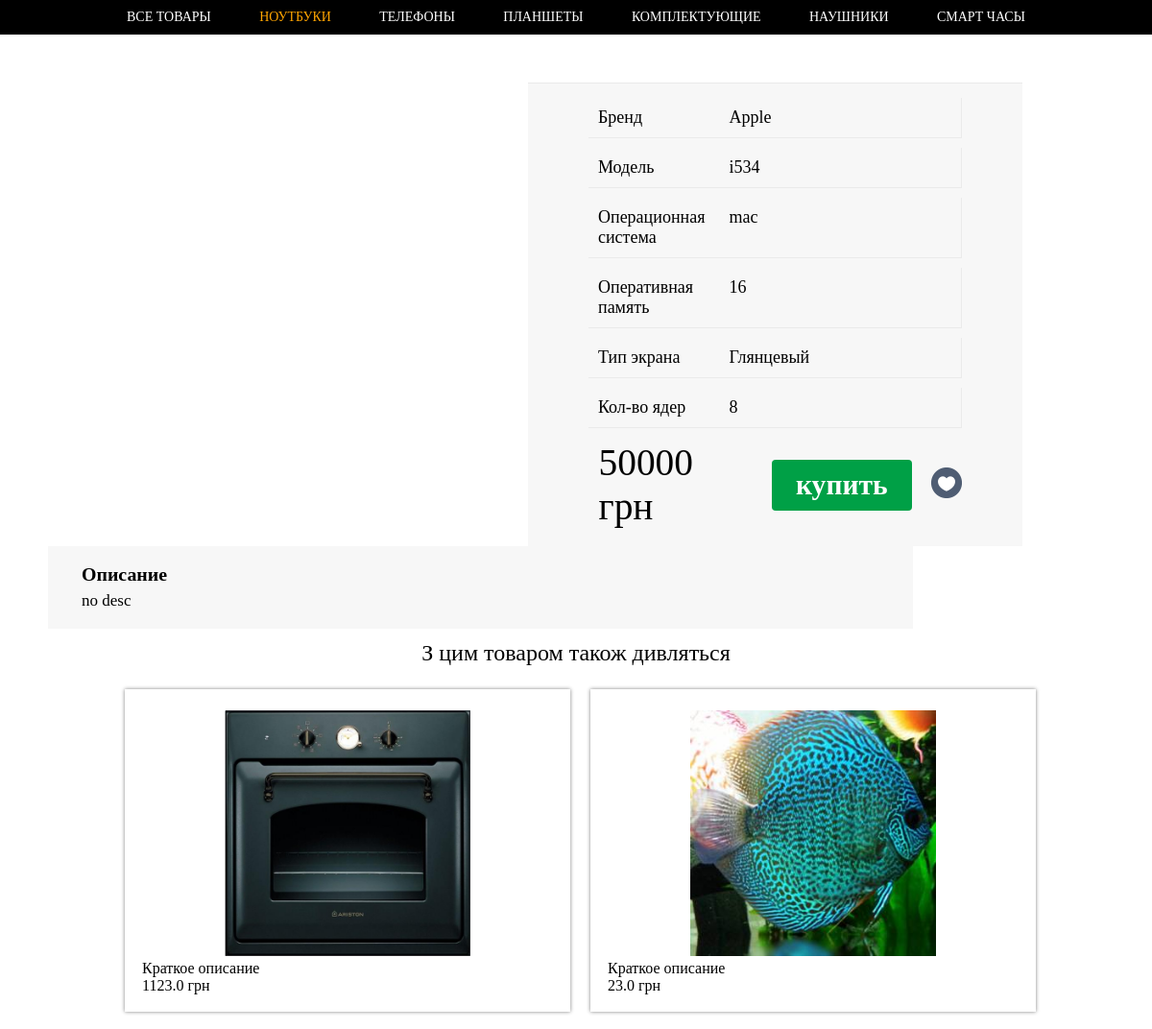
/laptop-info/13/, run on the app's committed database.
### category/models.py (models this page shows, shortened)
class Laptop(models.Model):
    category = models.ForeignKey(Category , on_delete=models.CASCADE , default=1)
    model =  models.CharField(max_length=255 , verbose_name='Модель ноутбука' , default='i534')
    brand =  models.CharField(max_length=255 , verbose_name='Бренд ' , default='Apple')
    diagonal =  models.CharField(max_length=255 , verbose_name='Диагональ ' , default='12')
    oper_system =  models.CharField(max_length=255 , verbose_name='Операционная система' , choices=OPERATION_SYSTEM)
    oper_memory = models.IntegerField(verbose_name='ОЗУ' , default=16)
    type_monitor = models.CharField(max_length=255 , verbose_name='Тип экрана' , choices=TYPE_MONITOR)
    count_core = models.IntegerField(verbose_name='Количество ядер' , default=8)
    price = models.IntegerField(verbose_name='Цена' , default='50000')
    image = models.ImageField(upload_to='images/', blank=True, null=True ,  verbose_name='Картинка')
    desc = models.TextField(max_length=500, verbose_name='Описание ', default='no desc' )

class SourceDetail(models.Model):
    category  = models.ForeignKey(Category , on_delete=models.CASCADE , verbose_name="Комлектующие в категории")
    title = models.CharField(max_length=255 , verbose_name='Назва', default='')
    short_desc = models.CharField(max_length=255 , verbose_name='Краткое описание' , default='Краткое описание')
    image  = models.ImageField(upload_to='images/')
    price = models.FloatField()
    content  = RichTextUploadingField(default='')
    def __str__(self):
        return '{} {}'.format(self.title , self.short_desc)

### category/views.py (the view)
# urls.py: path('laptop-info/<int:pk>/', views.LaptopDetailView.as_view(), name='laptop-detail'),
class LaptopDetailView(DetailView):
    queryset = Laptop.objects.all()
    template_name = 'category/laptop_detail.html'
    def get_context_data(self, **kwargs):
        context = super(LaptopDetailView, self).get_context_data(**kwargs)
        source_detail = SourceDetail.objects.filter(category=Category.objects.get(name='laptops'))
        print(source_detail)
        context['category_name'] = 'laptops'
        context['all_categories'] = all_categories
        context['source_detail'] = source_detail
        return context
    def get_object(self, queryset=None):
        obj = super().get_object()
        obj.save()
        return obj

### category/models.py (called while the page is built)
    def __str__(self):
        return self.name

### eshop/templates/category/laptop_detail.html (shortened to what this page needs)
{% extends 'category/index.html' %}
{% block content %}
{% include 'category/item_product.html' with object=object %}
<p class="view-more">З цим товаром також дивляться</p>
<div class="owl-carousel">
    {% for detail in source_detail %}
    <div class="detail-wrap">
        <a href="{% url 'source_detail_item' id=detail.id %}"></a>
        <div class="image">
            <img src="{{ detail.image.url }}" alt="">
        </div>
        <div class="desc-item">{{ detail.short_desc }}</div>
        <div class="price-item">{{ detail.price }} грн</div>
    </div>
   {% endfor %}
</div>
{% endblock %}

### eshop/templates/category/item_product.html (shortened to what this page needs)
{% load static %}
{% if object %}
    <div class="object-item" style="  margin-left: -70px;">
        <div class="desc-item-wrap">
            <div class="desc-item">
                <div class="info-item">
                    <p class="left">Бренд</p>
                    <p class="right">{{ object.brand }}</p>
                </div>
                <div class="info-item">
                    <p class="left" >Модель</p>
                    <p class="right">{{ object.model }}</p>
                </div>
                 <div class="info-item">
                    <p class="left" >Операционная система</p>
                    <p class="right">{{ object.oper_system }}</p>
                </div>
                 <div class="info-item">
                    <p class="left" >Оперативная память</p>
                    <p class="right">{{ object.oper_memory }}</p>
                </div>
                 <div class="info-item">
                    <p class="left" >Тип экрана</p>
                    <p class="right">{{ object.get_type_monitor_display }}</p>
                </div>
                 <div class="info-item">
                    <p class="left" >Кол-во ядер</p>
                    <p class="right">{{ object.count_core }}</p>
                </div>
                 <div class="btns">
                     <p class="price">{{ object.price }} грн</p>
                  <a data-id="{{ object.id }}" data-category = '{{ object.category }}' class="js-add-backet to_backet" href="{% url 'backet:add-to-backet' object.id object.category %}">купить</a>
                    <a href="">
                        <img class="heart-icon" src="{% static 'image/heart.png' %}" alt="">
                    </a>
            </div>
         </div>
        </div>
        <div class="desc">
                    <h3 class="left" >Описание</h3>
                    <p class="right">{{ object.desc }}</p>
                </div>
    </div>
{% endif %}

### data on the page
Laptop: brand "Apple", model "i534", oper_system "mac", oper_memory "16", type_monitor "Глянцевый", count_core "8", price "50000", desc "no desc"
SourceDetail: image (picture), short_desc "Краткое описание", price "1123.0"
SourceDetail: image (picture), short_desc "Краткое описание", price "23.0"
